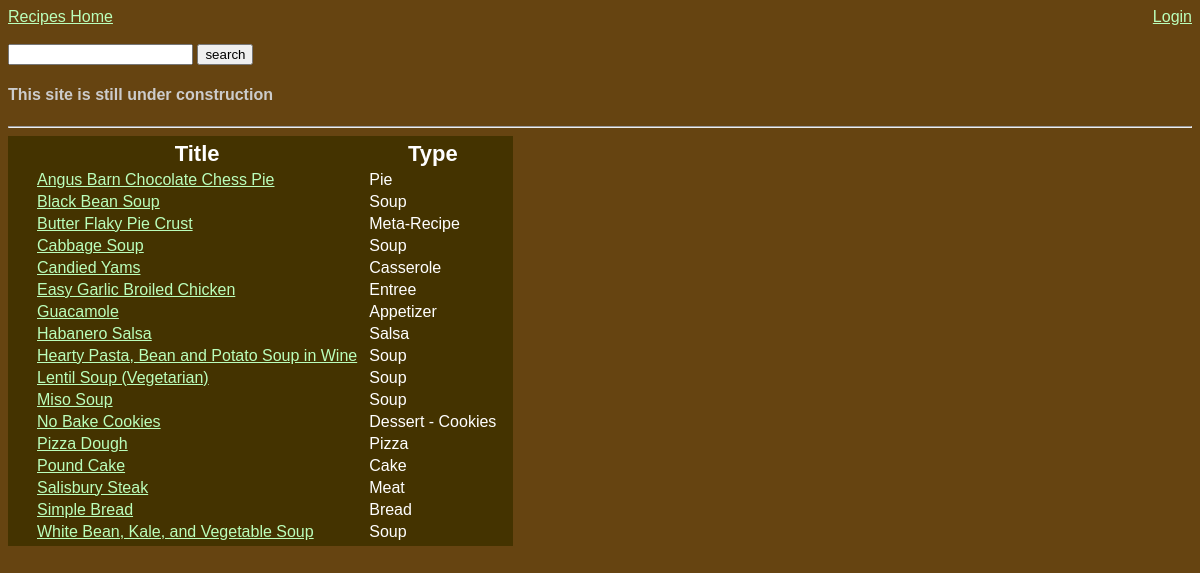
Screenshot of /searchRecipes.php with the database file from the repository.
### tables this page shows
CREATE TABLE `recipes` (
  `indx` int(10) NOT NULL AUTO_INCREMENT,
  `title` varchar(100) DEFAULT NULL,
  `user` varchar(50) DEFAULT NULL,
  `type` varchar(100) DEFAULT NULL,
  `imageLocation` varchar(500) DEFAULT NULL,
  `ingredients` varchar(5000) DEFAULT NULL,
  `directions` varchar(5000) DEFAULT NULL,
  PRIMARY KEY (`indx`)
);

### searchRecipes.php (the view, shortened to what this page needs)
<?php
    include("header.php");
    $qry = "select * from recipes where
            (title) like
            '%".$_GET['searchfield']."%'";
    $qry = $qry." or (user) like
            '%".$_GET['searchfield']."%'";
    $qry = $qry." or (type) like
            '%".$_GET['searchfield']."%'";
    $qry = $qry." or (ingredients) like
            '%".$_GET['searchfield']."%'";
    $qry = $qry." or (directions) like
            '%".$_GET['searchfield']."%'";
    $qry = $qry." or (indx) like
            '%".$_GET['searchfield']."%'";
    $qry = $qry." order by title";
    echo "<table><th></th><th>Title</th><th>Type</th>";
    $result = mysql_query($qry) or die('invalid query: '.mysql_error());
    while($row = mysql_fetch_array($result)){
        echo "<tr><td>";
            echo "</td>
                <td><a href=\"showForm.php?indx=".$row['indx']."\">".$row['title']."</a></td>
                <td>".$row['type']."</td>
                </tr>";
        }
        echo '</table>';
    include("footer.php");
?>

### recipestyle.css (style rules this page uses)
body { background-color:#641; color:#ccc; font-size:16px; font-family:helvetica, sans-serif; }
a:link { color:#bfb; }
table { background-color:#430; color:#fff; padding:2px 10px 2px 10px; }
td { padding-left:5px; padding-right:5px; }
th { font-size:22px; }

### rows the page displays
recipes: title "Angus Barn Chocolate Chess Pie", type "Pie"
recipes: title "Black Bean Soup", type "Soup"
recipes: title "Butter Flaky Pie Crust", type "Meta-Recipe"
recipes: title "Cabbage Soup", type "Soup"
recipes: title "Candied Yams", type "Casserole"
recipes: title "Easy Garlic Broiled Chicken", type "Entree"
recipes: title "Guacamole", type "Appetizer"
recipes: title "Habanero Salsa", type "Salsa"
recipes: title "Hearty Pasta, Bean and Potato Soup in Wine", type "Soup"
recipes: title "Lentil Soup (Vegetarian)", type "Soup"
recipes: title "Miso Soup", type "Soup"
recipes: title "No Bake Cookies", type "Dessert - Cookies"
recipes: title "Pizza Dough", type "Pizza"
recipes: title "Pound Cake", type "Cake"
recipes: title "Salisbury Steak", type "Meat"
recipes: title "Simple Bread", type "Bread"
recipes: title "White Bean, Kale, and Vegetable Soup", type "Soup"
